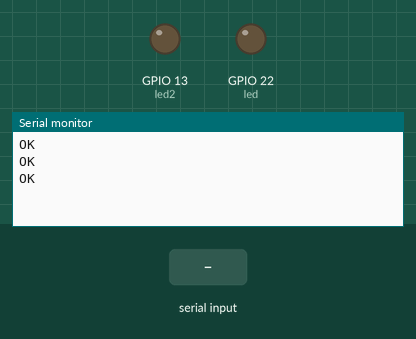
A sketch run on a simulated ESP32. On the bench: output pins drawn as LEDs (lit = HIGH), the last lines printed to the serial monitor. The inputs (shaded band) are chosen by the test bench. The modem accepts every AT command (registered, SIM ready, sends succeed) and sends nothing else.

Above: at 4.7 s.
4.8 s: "ON2\n" received over the second serial link
At 7.0 s:
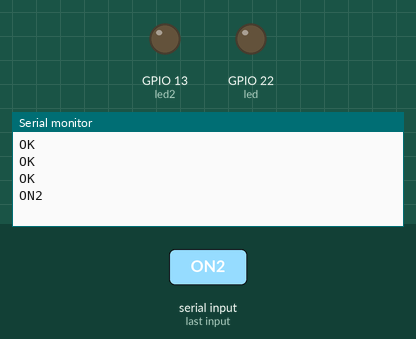
7.3 s: "LED1ON" received over the second serial link
At 9.1 s:
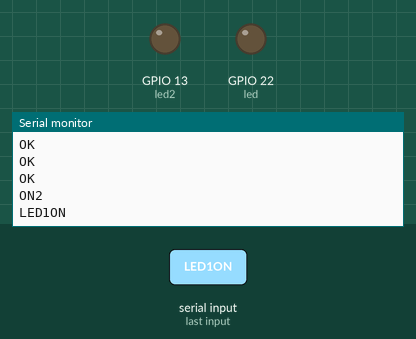
9.8 s: "1" received over the second serial link
At 12.2 s:
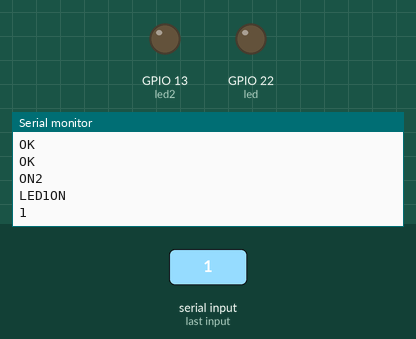

The sketch:

ReceptorLORA.ino
```cpp
String lora_band = "915000000"; //Banda de frecuencia (Hz) dependera el País/Región donde se encuentre
String lora_networkid = "18";   //Identificación de la red Lora
String lora_address = "2";      //Dirección del módulo Lora

int led = 22; //Led conectado al pin D22 del esp32
int led2 = 13;  //Led conectado al pin D13 del esp32

String textoEntrada; //Almacena los datos recibidos del emisor


void setup(){

  pinMode(led,OUTPUT); //Modo de salida el pin D22 del led
  pinMode(led2,OUTPUT); //Modo de salida el pin D13 del led
  Serial2.begin(115200,SERIAL_8N1, 16,17); //puerto serie2 (pin 16RXD,17TXD UART del esp32)
  Serial.begin(115200); //Velocidad 115200


  delay(1500);
  Serial2.println("AT+BAND=" + lora_band); ////Configuracion del modulo/Puerto serie (UART 2)
  delay(500);
  Serial2.println("AT+NETWORKID=" + lora_networkid);
  delay(500);
  Serial2.println("AT+ADDRESS=" + lora_address);
  delay(1000);

}

void loop(){
  if(Serial2.available()) {  //Monetizaremos Puerto serie UART 2

    textoEntrada = Serial2.readString(); //Almacena los datos recibidos del emisor
    Serial.println(textoEntrada);  //Muestra por consola datos recibidos del emisor

    if(textoEntrada.indexOf("LED1ON") > 0) { //Busca la palabra "ON"
      digitalWrite(led, !digitalRead(led)); //Si encuentra la palabra "ON" led encendido
    }                                       //Si no encuentra la palabra "ON" led apagado
    else if(textoEntrada.indexOf("LED2ON") > 0) { //Busca la palabra "ON2 segundo LED"
      digitalWrite(led2, !digitalRead(led2)); //Si encuentra la palabra "ON2" led2 encendido
    }                                       //Si no encuentra la palabra "ON" led apagado

  }
}
```

Measured:
- after the input at 4.8 s, the serial monitor: prints a new line after 1.0 s (image 1)
- after the input at 7.3 s, the serial monitor: prints a new line after 1.0 s (image 2)
- after the input at 9.8 s, the serial monitor: prints a new line after 1.0 s (image 3)
